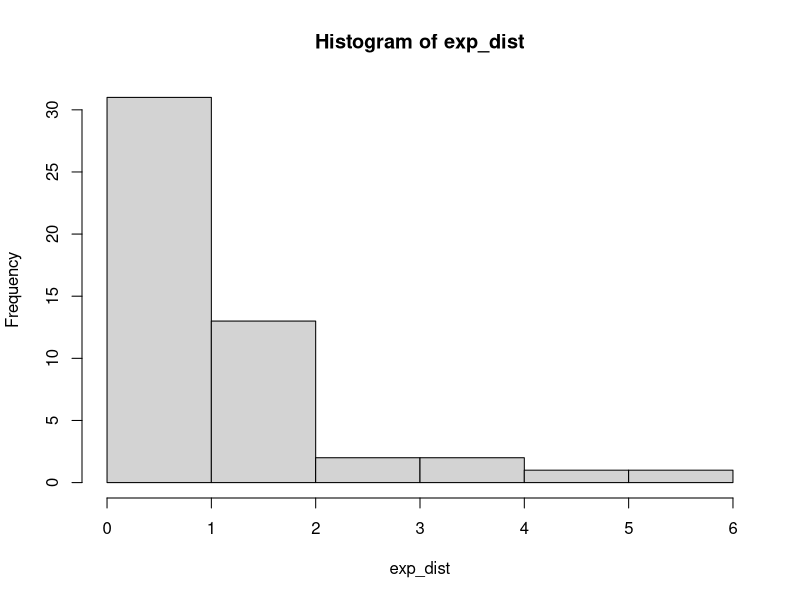

Write the R code that produced this figure.
setwd("/Users/Simon/Documents/TDDE01/tdde01/Simon/lab1_assignment2")
data <- read.csv("machines.csv")
set.seed(12345) 



log_likelihood=function(lambdas){
  n = length(data[,1])
  n_first_six = 6
  machines_sum = sum(data)
  machines_sum_first_six = sum(data[,1][1:6])
  res=c(1,length(y))
  res_first_six=c(1,length(y))
  i = 1
  for(lambda in lambdas){
    res[i] = n*log(lambda)-lambda*machines_sum
    res_first_six[i] = n_first_six*log(lambda)-lambda*machines_sum_first_six
    i = i + 1
  }
  print(res_first_six)
  best_theta = lambdas[which(res==max(res))]
  plot(lambdas,res, col = 'blue', ylim=range(res[-1],res_first_six[-1]))
  points(lambdas,res_first_six, col = 'red')
}

bayesian=function(lambdas){
  n = length(data[,1])
  machines_sum = sum(data)
  res=c(1,length(y))
  i = 1
  for(lambda in lambdas){
    res[i] = (lambda^n)*exp(-lambda*machines_sum)
    i = i + 1
  }
  best_theta = lambdas[which(res==max(res))]
  plot(lambdas,res)
}

obs=function(){
  n = 50;
  theta = 1.1
  exp_dist = rexp(n, rate = theta)
  hist(exp_dist)
}



y = seq(0,3,0.1)
#log_likelihood(y)
#bayesian(y)
#hist(data[,1])
obs()
